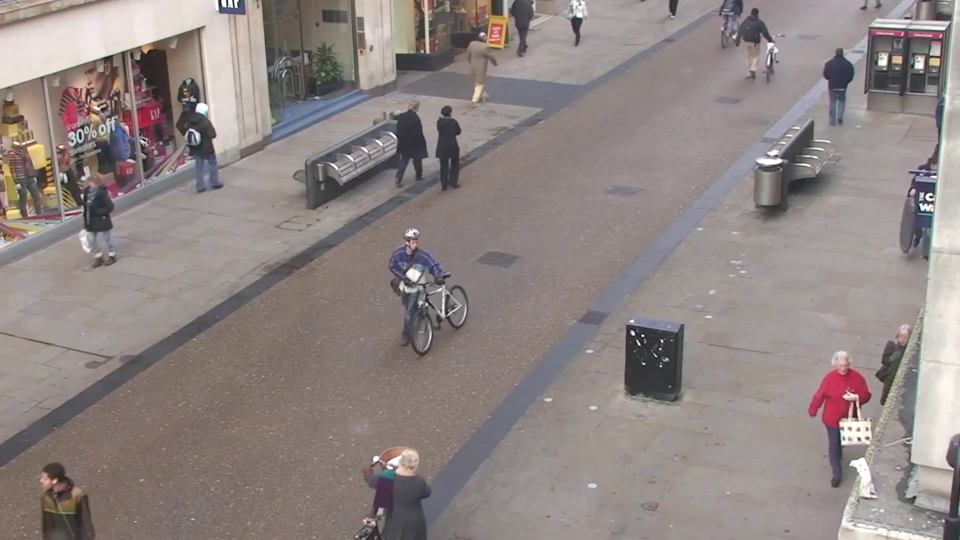
#> input picture frame 30 of test.mp4, 1920 x 1080 px, given in place of the camera (shown at 1/2 size)
$ jupyter execute --allow-errors 'OpenCV Class.ipynb'   (text cells are left out)
#> lines starting #> are read from the running program, lines starting #| are printed output that depends on the picture; after the words box and inside, x2 and y2 are one past the last pixel; in counts of white or black regions, pixels touching at a corner belong together
[cell 1]
import cv2
import numpy as np
import matplotlib as plt

[cell 2]
def split_video_channels(mirror=False):

#> called with mirror = True
    cap = cv2.VideoCapture(0)
    cv2.namedWindow('Webcam Life2Coding',cv2.WINDOW_NORMAL)
    zeros = None
    while True:
        ret_val, frame = cap.read()
#> frame is the input picture: shape (1080, 1920, 3); mean B, G, R 131.5, 133.7, 143.3

        if ret_val == True:
            if mirror:
                #flip the image
                frame = cv2.flip(frame, 1)

            # split the image into its RGB channels
            height, width, layers = frame.shape
            zeroImgMatrix = np.zeros((height, width), dtype="uint8")

            # The OpenCV image sequence is Blue(B),Green(G) and Red(R)
            (B, G, R) = cv2.split(frame)

            # we would like to construct a 3 channel Image with only 1 channel filled
            # and other two channels will be filled with zeros
            B = cv2.merge([B, zeroImgMatrix, zeroImgMatrix])
#> B: shape (1080, 1920, 3)
            G = cv2.merge([zeroImgMatrix, G, zeroImgMatrix])
#> G: shape (1080, 1920, 3)
            R = cv2.merge([zeroImgMatrix, zeroImgMatrix, R])
#> R: shape (1080, 1920, 3)


            #we would like to show the 4 images like ( Original | Blue
            #                                          Green    | Red  )

            # so we need to double the image size as it will be 4 times the original image
            final = np.zeros((height * 2, width * 2, 3), dtype="uint8")

            final[0:height, 0:width] = frame # 1st Quarter=original
            final[0:height, width:width * 2] = B # 2nd Quarter= Blue
            final[height:height * 2, 0:width] = G   # 3rd Quarter= Red
            final[height:height * 2, width:width * 2] = R  # 4th Quarter= Green

            cv2.imshow('Webcam Life2Coding', final)
        else:
            break

        if cv2.waitKey(1) & 0xFF == ord('q'):  # if 'q' is pressed then quit
#> (key q is pressed here)
            break
    cap.release()
    cv2.destroyAllWindows()

def main():
    split_video_channels(mirror=True)

if __name__ == '__main__':
    main()

[cell 3]
img = cv2.imread('panda1.jpg')
cv2.imshow("Image", img)
cv2.waitKey(0)
cv2.destroyAllWindows()

[cell 4]
img = cv2.imread('panda1.jpg')
#############
low_b = np.uint8([200, 200,200])
high_b = np.uint8([255, 255, 255])
#> (the rest of this cell did not finish here and is left out)

#> (a cell that did not finish here is left out)

[cell 6]
cv2.destroyAllWindows()

[cell 7]
cap = cv2.VideoCapture(0)
#cap.set(3, 160)
#cap.set(4, 120)

[cell 8]
while True:
    ret, frame = cap.read()
    cv2.imshow("web cam video",frame)
    if cv2.waitKey(1) & 0xff == ord('q'):
#> (key q is pressed here)
        break
cv2.destroyAllWindows()

[cell 9]
while True:
    ret, frame = cap.read()
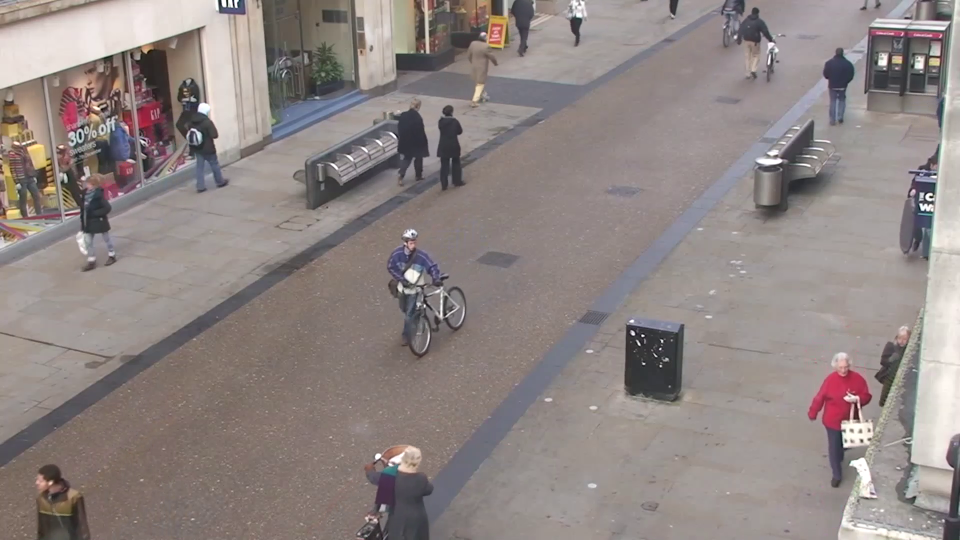
#> input picture frame 31 of test.mp4, 1920 x 1080 px, given in place of the camera (shown at 1/2 size)
#> frame is the input picture: shape (1080, 1920, 3); mean B, G, R 131.3, 133.6, 143.2
    ######################
    #image = cv2.cvtColor(frame, cv2.COLOR_RGB2GRAY)
    image = cv2.cvtColor(frame, cv2.COLOR_RGB2BGR )
    ######################
    cv2.imshow("web cam video",image)
    if cv2.waitKey(1) & 0xff == ord('q'):
#> (key q is pressed here)
        break
cv2.destroyAllWindows()

[cell 10]
while True:
    ret, frame = cap.read()
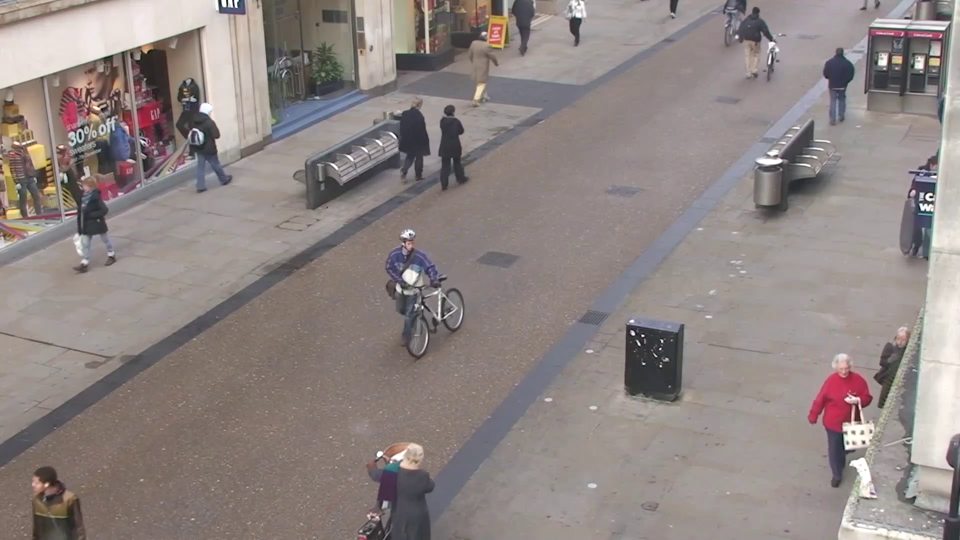
#> input picture frame 32 of test.mp4, 1920 x 1080 px, given in place of the camera (shown at 1/2 size)
#> frame is the input picture: shape (1080, 1920, 3); mean B, G, R 131.3, 133.5, 143.1
    ##############
    low_b = np.uint8([0, 0,0])
    high_b = np.uint8([40,40, 40])
    mask = cv2.inRange(frame, low_b, high_b)
#> mask: shape (1080, 1920); 0.05% white in thin lines or dots
    ##############
    cv2.imshow("filtered image",mask)
    cv2.imshow("webcam video",frame)
    if cv2.waitKey(1) & 0xff == ord('q'):
#> (key q is pressed here)
        break
cv2.destroyAllWindows()

[cell 11]
# [11 lines left out: function mouseRGB, not called in this run]


cv2.namedWindow('mouseRGB')
cv2.setMouseCallback('mouseRGB',mouseRGB)

capture = cv2.VideoCapture(0)

while(True):

    ret, frame = capture.read()

    cv2.imshow('mouseRGB', frame)

    if cv2.waitKey(1) & 0xff == ord('q'):
#> (key q is pressed here)
        break

capture.release()
cv2.destroyAllWindows()

[cell 12]
while True:
    ret, frame = cap.read()
    ######################
    gray = cv2.cvtColor(frame, cv2.COLOR_BGR2GRAY)
    # Find Canny edges
    edged = cv2.Canny(gray, 30, 100)
#> edged: shape (1080, 1920); 4.9% white in thin lines or dots
    ######################
    cv2.imshow("Edges",edged)
    if cv2.waitKey(1) & 0xff == ord('q'):
#> (key q is pressed here)
        break
cv2.destroyAllWindows()

[cell 13]
while True:
    ret, frame = cap.read()
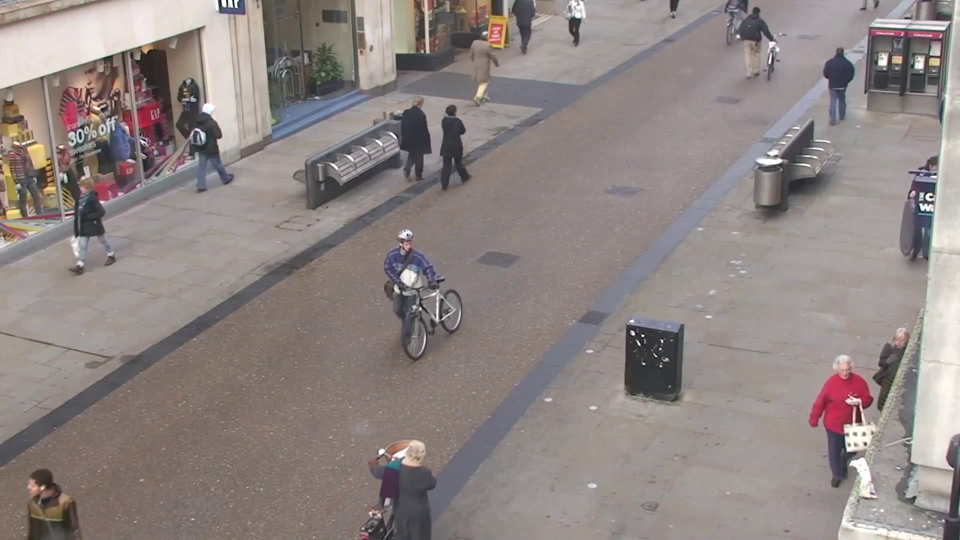
#> input picture frame 34 of test.mp4, 1920 x 1080 px, given in place of the camera (shown at 1/2 size)
#> frame is the input picture: shape (1080, 1920, 3); mean B, G, R 131.2, 133.4, 143.1
    low_b = np.uint8([0, 0,0])
    high_b = np.uint8([40,40, 40])
    mask = cv2.inRange(frame, low_b, high_b)
#> mask: shape (1080, 1920); 0.05% white in thin lines or dots
    ##############################
    contours, hierarchy = cv2.findContours(mask, 1, cv2.CHAIN_APPROX_NONE)
#> contours = 155 contours, 154 with area under 20; largest, box (x1, y1, x2, y2) and area: (297, 160, 304, 169) 40
    cv2.drawContours(frame, contours, -1, (0, 255, 0), 3)
#> frame: shape (1080, 1920, 3); 0.22% of pixels changed, all inside (x1, y1, x2, y2) = (72, 0, 1920, 1080)
    ##############################
    cv2.imshow("filtered video",mask)
    cv2.imshow("webcam video",frame)
    if cv2.waitKey(1) & 0xff == ord('q'):
#> (key q is pressed here)
        break
cv2.destroyAllWindows()

[cell 14]
while True:
    ret, frame = cap.read()
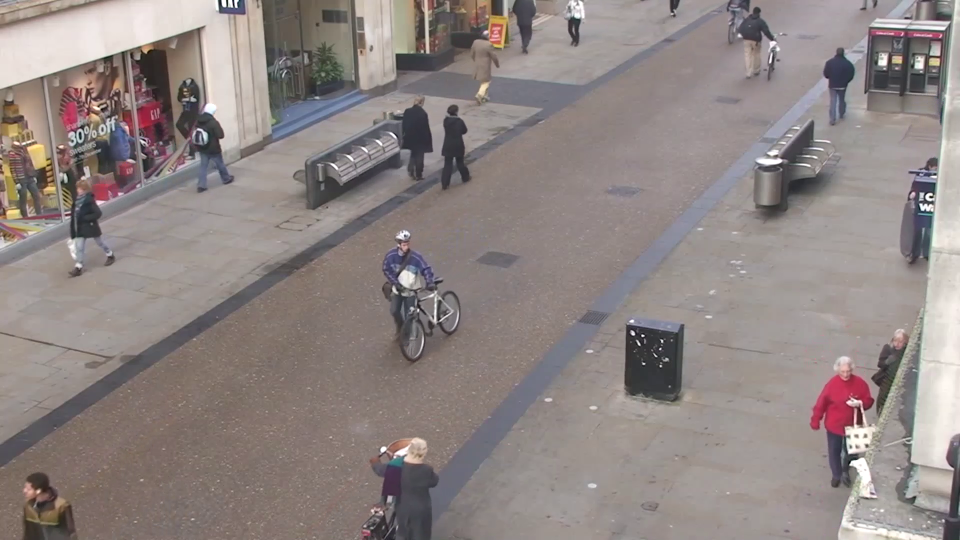
#> input picture frame 35 of test.mp4, 1920 x 1080 px, given in place of the camera (shown at 1/2 size)
#> frame is the input picture: shape (1080, 1920, 3); mean B, G, R 131.2, 133.3, 143
    ##############################
    gray = cv2.cvtColor(frame, cv2.COLOR_BGR2GRAY)
    # Find Canny edges
    edged = cv2.Canny(gray, 30, 200)
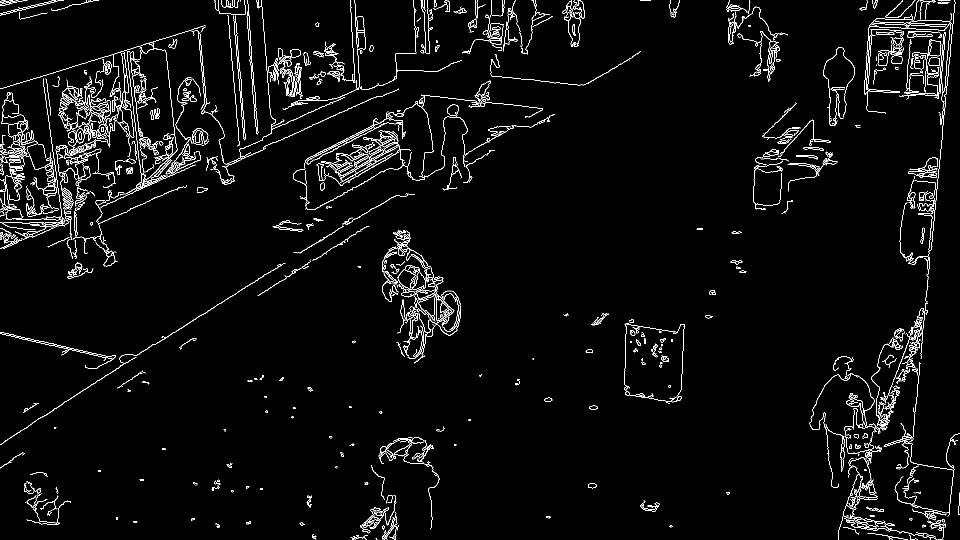
#> edged: shape (1080, 1920) (shown at 1/2 size); 3.2% white in thin lines or dots
    contours, hierarchy = cv2.findContours(edged, 1, cv2.CHAIN_APPROX_NONE)
#> contours = 1145 contours, 680 with area under 20; largest, box (x1, y1, x2, y2) and area: (789, 475, 912, 644) 857, (121, 176, 165, 211) 450, (558, 99, 601, 147) 416, (136, 257, 169, 293) 390, (713, 33, 732, 176) 373
    cv2.drawContours(frame, contours, -1, (0, 255, 0), 3)
#> frame: shape (1080, 1920, 3); 12.35% of pixels changed, all inside (x1, y1, x2, y2) = (0, 0, 1920, 1080)
    ##############################
    cv2.imshow("With contours",frame)
    cv2.imshow("Edged Image",edged)
    if cv2.waitKey(1) & 0xff == ord('q'):
#> (key q is pressed here)
        break
cv2.destroyAllWindows()

[cell 15]
while True:
    ret, frame = cap.read()
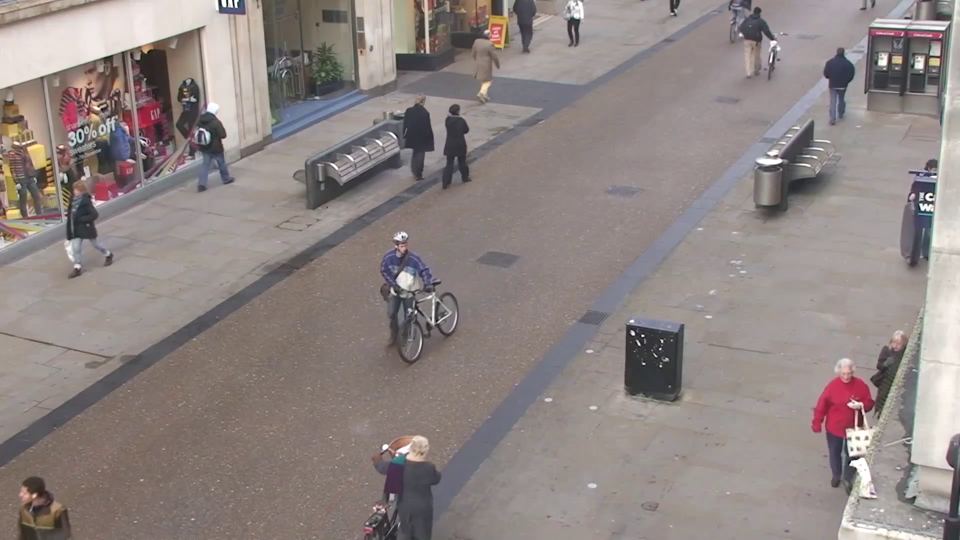
#> input picture frame 36 of test.mp4, 1920 x 1080 px, given in place of the camera (shown at 1/2 size)
#> frame is the input picture: shape (1080, 1920, 3); mean B, G, R 131.2, 133.3, 143
    low_b = np.uint8([0, 0,0])
    high_b = np.uint8([40,40, 40])
    mask = cv2.inRange(frame, low_b, high_b)
#> mask: shape (1080, 1920); 0.05% white in thin lines or dots
    ##############################
    contours, hierarchy = cv2.findContours(mask, 1, cv2.CHAIN_APPROX_NONE)
#> contours = 156 contours, 155 with area under 20; largest, box (x1, y1, x2, y2) and area: (297, 160, 304, 169) 40
    c = max(contours, key=cv2.contourArea)
#> c = contour of 27 points, box (x1, y1, x2, y2) (297, 160, 304, 169), area 40
    cv2.drawContours(frame, c, -1, (0, 255, 0), 3)
#> frame: shape (1080, 1920, 3); 0.01% of pixels changed, all inside (x1, y1, x2, y2) = (295, 158, 306, 171)
    ##############################
    cv2.imshow("filtered video",mask)
    cv2.imshow("webcam video",frame)
    if cv2.waitKey(1) & 0xff == ord('q'):
#> (key q is pressed here)
        break
cv2.destroyAllWindows()

[cell 16]
while True:
    ret, frame = cap.read()
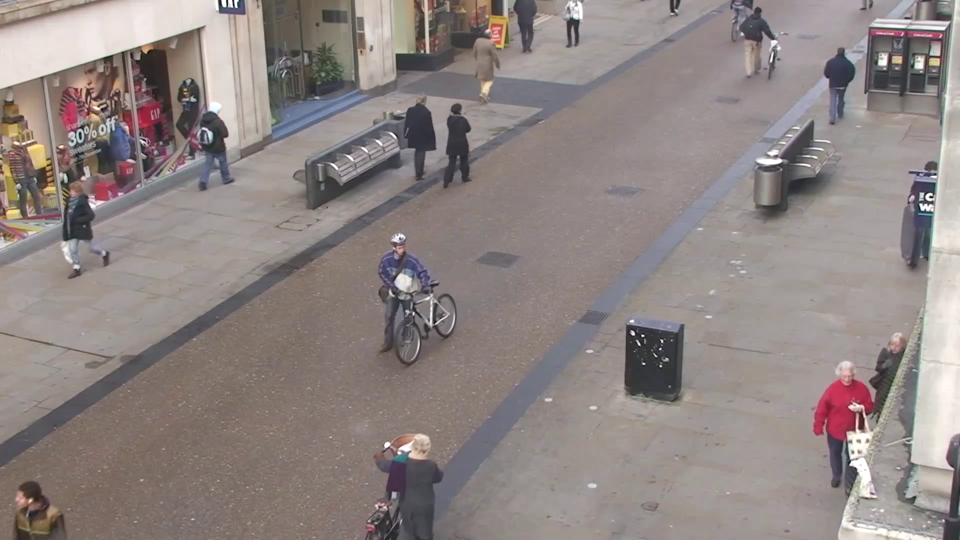
#> input picture frame 37 of test.mp4, 1920 x 1080 px, given in place of the camera (shown at 1/2 size)
#> frame is the input picture: shape (1080, 1920, 3); mean B, G, R 131.2, 133.3, 143
    low_b = np.uint8([0, 0,0])
    high_b = np.uint8([40,40, 40])
    mask = cv2.inRange(frame, low_b, high_b)
#> mask: shape (1080, 1920); 0.05% white in thin lines or dots
    contours, hierarchy = cv2.findContours(mask, 1, cv2.CHAIN_APPROX_NONE)
#> contours = 157 contours, 156 with area under 20; largest, box (x1, y1, x2, y2) and area: (297, 160, 304, 169) 40
    c = max(contours, key=cv2.contourArea)
    cv2.drawContours(frame, c, -1, (0, 255, 0), 3)
    ############################
    color = [255,0,0]
    contours_poly = cv2.approxPolyDP(c, 3, True)
#> contours_poly = [[297, 160], [298, 168], [303, 168], [303, 160]]
    boundRect = cv2.boundingRect(contours_poly)
#> boundRect = (297, 160, 7, 9)
    cv2.rectangle(frame, (int(boundRect[0]), int(boundRect[1])),
                  (int(boundRect[0]+boundRect[2]), int(boundRect[1]+boundRect[3])), color, 2)
#> frame: shape (1080, 1920, 3); mean B, G, R 131.2, 133.3, 143
    ##############################
    cv2.imshow("filtered video",mask)
    cv2.imshow("webcam video",frame)
    if cv2.waitKey(1) & 0xff == ord('q'):
#> (key q is pressed here)
        break
cv2.destroyAllWindows()

[cell 17]
while True:
    ret, frame = cap.read()
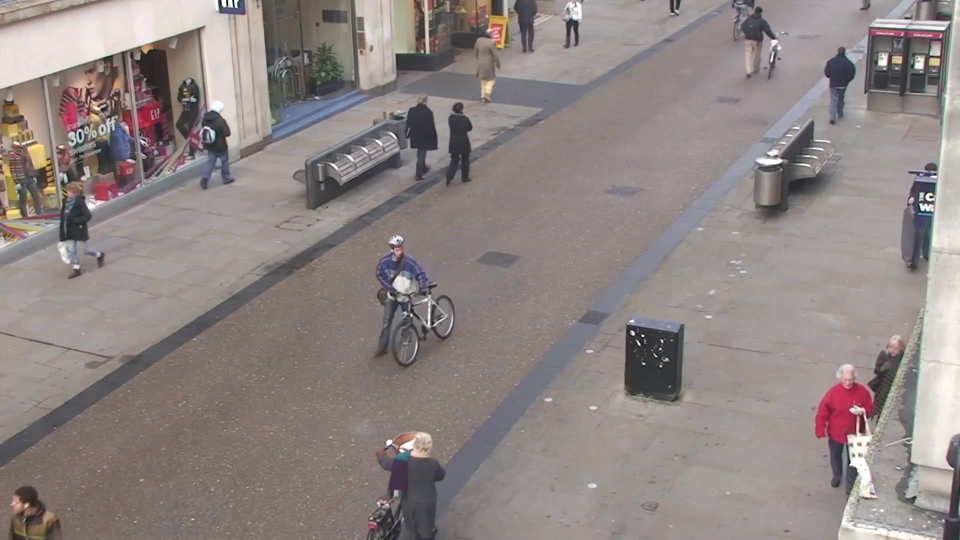
#> input picture frame 38 of test.mp4, 1920 x 1080 px, given in place of the camera (shown at 1/2 size)
#> frame is the input picture: shape (1080, 1920, 3); mean B, G, R 131.2, 133.3, 143.1
    ##############
    Z = frame.reshape((-1,3))
    # convert to np.float32
    Z = np.float32(Z)
    # define criteria, number of clusters(K) and apply kmeans()
    criteria = (cv2.TERM_CRITERIA_EPS + cv2.TERM_CRITERIA_MAX_ITER, 10, 1.0)
    K = 2
    ret,label,center=cv2.kmeans(Z,K,None,criteria,10,cv2.KMEANS_RANDOM_CENTERS)
#> ret = 3.7e+09; center = [[154.7, 157.3, 165.9], [101.5, 102.7, 114.2]]
    # Now convert back into uint8, and make original image
    center = np.uint8(center)
#> center = [[154, 157, 165], [101, 102, 114]]
    res = center[label.flatten()]
    res2 = res.reshape((frame.shape))
    ##############
    cv2.imshow("clustured image",res2)
    cv2.imshow("webcam video",frame)
    if cv2.waitKey(1) & 0xff == ord('q'):
#> (key q is pressed here)
        break
cv2.destroyAllWindows()

[cell 18]
# tracking
cap = cv2.VideoCapture(0)
# Object detection from Stable camera
motion_detector = cv2.createBackgroundSubtractorMOG2()
while True:
    ret, frame = cap.read()
    mask = motion_detector.apply(frame)
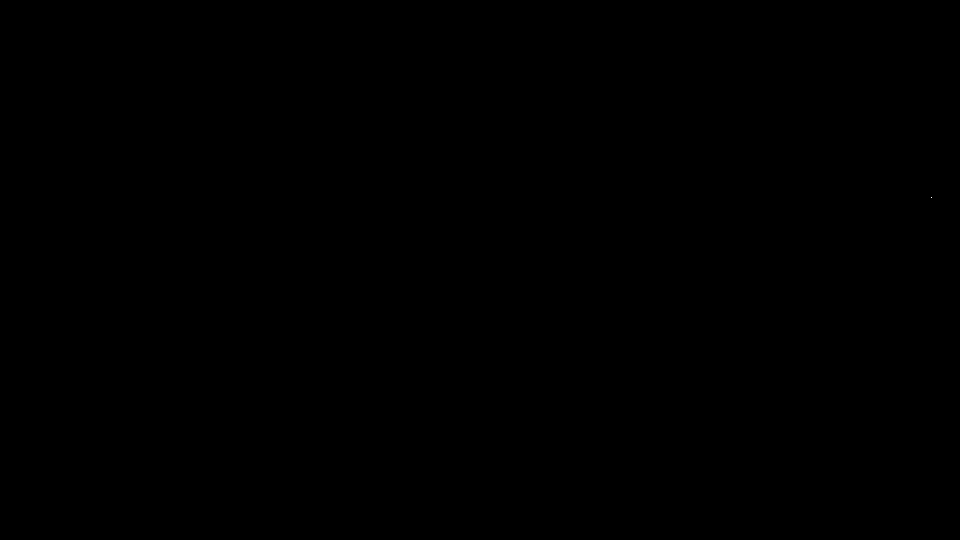
#> mask: shape (1080, 1920) (shown at 1/2 size); values 127 (black) and 255 (white), 0% white in thin lines or dots, all inside (x1, y1, x2, y2) = (1862, 394, 1864, 395)
    cv2.imshow("motion",mask)
    if cv2.waitKey(1) & 0xff == ord('q'):
#> (key q is pressed here)
        break
cv2.destroyAllWindows()

[cell 19]
# tracking
cap = cv2.VideoCapture('test.mp4')
# Object detection from Stable camera
motion_detector = cv2.createBackgroundSubtractorMOG2()
while(1):
    ret, frame = cap.read()
    mask = motion_detector.apply(frame)

    cv2.imshow("motion",mask)
    if cv2.waitKey(1) & 0xff == ord('q'):
#> (key q is pressed here)
